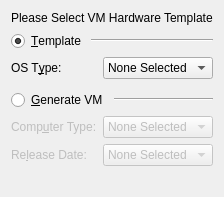
     <widget class="QWidget" name="Template_Page">
      <layout class="QGridLayout" name="gridLayout_10">
       <item row="0" column="0" colspan="2">
        <widget class="QLabel" name="Label_Template">
         <property name="text">
          <string>Please Select VM Hardware Template</string>
         </property>
        </widget>
       </item>
       <item row="1" column="0" colspan="2">
        <layout class="QHBoxLayout" name="l3">
         <property name="spacing">
          <number>6</number>
         </property>
         <property name="leftMargin">
          <number>0</number>
         </property>
         <property name="topMargin">
          <number>0</number>
         </property>
         <property name="rightMargin">
          <number>0</number>
         </property>
         <property name="bottomMargin">
          <number>0</number>
         </property>
         <item>
          <widget class="QRadioButton" name="RB_VM_Template">
           <property name="sizePolicy">
            <sizepolicy hsizetype="Maximum" vsizetype="Fixed">
             <horstretch>0</horstretch>
             <verstretch>0</verstretch>
            </sizepolicy>
           </property>
           <property name="text">
            <string>&amp;Template</string>
           </property>
           <property name="checked">
            <bool>true</bool>
           </property>
          </widget>
         </item>
         <item>
          <widget class="Line" name="line">
           <property name="orientation">
            <enum>Qt::Horizontal</enum>
           </property>
          </widget>
         </item>
        </layout>
       </item>
       <item row="2" column="0">
        <widget class="QLabel" name="Label_OS_Type">
         <property name="sizePolicy">
          <sizepolicy hsizetype="Maximum" vsizetype="Preferred">
           <horstretch>0</horstretch>
           <verstretch>0</verstretch>
          </sizepolicy>
         </property>
         <property name="text">
          <string>OS T&amp;ype:</string>
         </property>
         <property name="buddy">
          <cstring>CB_Computer_Type</cstring>
         </property>
        </widget>
       </item>
       <item row="2" column="1">
        <widget class="QComboBox" name="CB_OS_Type">
         <property name="maxCount">
          <number>1024</number>
         </property>
         <item>
          <property name="text">
           <string>None Selected</string>
          </property>
         </item>
        </widget>
       </item>
       <item row="3" column="1">
        <spacer name="verticalSpacer_6">
         <property name="orientation">
          <enum>Qt::Vertical</enum>
         </property>
         <property name="sizeType">
          <enum>QSizePolicy::Fixed</enum>
         </property>
         <property name="sizeHint" stdset="0">
          <size>
           <width>20</width>
           <height>5</height>
          </size>
         </property>
        </spacer>
       </item>
       <item row="4" column="0" colspan="2">
        <layout class="QHBoxLayout" name="l4">
         <property name="spacing">
          <number>6</number>
         </property>
         <property name="leftMargin">
          <number>0</number>
         </property>
         <property name="topMargin">
          <number>0</number>
         </property>
         <property name="rightMargin">
          <number>0</number>
         </property>
         <property name="bottomMargin">
          <number>0</number>
         </property>
         <item>
          <widget class="QRadioButton" name="RB_Generate_VM">
           <property name="sizePolicy">
            <sizepolicy hsizetype="Maximum" vsizetype="Fixed">
             <horstretch>0</horstretch>
             <verstretch>0</verstretch>
            </sizepolicy>
           </property>
           <property name="text">
            <string>&amp;Generate VM</string>
           </property>
          </widget>
         </item>
         <item>
          <widget class="Line" name="line_3">
           <property name="orientation">
            <enum>Qt::Horizontal</enum>
           </property>
          </widget>
         </item>
        </layout>
       </item>
       <item row="5" column="0">
        <widget class="QLabel" name="Label_Computer_Type">
         <property name="enabled">
          <bool>false</bool>
         </property>
         <property name="sizePolicy">
          <sizepolicy hsizetype="Maximum" vsizetype="Preferred">
           <horstretch>0</horstretch>
           <verstretch>0</verstretch>
          </sizepolicy>
         </property>
         <property name="text">
          <string>Comp&amp;uter Type:</string>
         </property>
         <property name="buddy">
          <cstring>CB_Computer_Type</cstring>
         </property>
        </widget>
       </item>
       <item row="5" column="1">
        <widget class="QComboBox" name="CB_Computer_Type">
         <property name="enabled">
          <bool>false</bool>
         </property>
         <item>
          <property name="text">
           <string>None Selected</string>
          </property>
         </item>
        </widget>
       </item>
       <item row="6" column="0">
        <widget class="QLabel" name="Label_Relese_Date">
         <property name="enabled">
          <bool>false</bool>
         </property>
         <property name="sizePolicy">
          <sizepolicy hsizetype="Maximum" vsizetype="Preferred">
           <horstretch>0</horstretch>
           <verstretch>0</verstretch>
          </sizepolicy>
         </property>
         <property name="text">
          <string>Re&amp;lease Date:</string>
         </property>
         <property name="buddy">
          <cstring>CB_Relese_Date</cstring>
         </property>
        </widget>
       </item>
       <item row="6" column="1">
        <widget class="QComboBox" name="CB_Relese_Date">
         <property name="enabled">
          <bool>false</bool>
         </property>
         <item>
          <property name="text">
           <string>None Selected</string>
          </property>
         </item>
         <item>
          <property name="text">
           <string>1985-1990</string>
          </property>
         </item>
         <item>
          <property name="text">
           <string>1990-1995</string>
          </property>
         </item>
         <item>
          <property name="text">
           <string>1995-2000</string>
          </property>
         </item>
         <item>
          <property name="text">
           <string>2000-2005</string>
          </property>
         </item>
         <item>
          <property name="text">
           <string>2005-2010</string>
          </property>
         </item>
        </widget>
       </item>
       <item row="7" column="1">
        <spacer name="s5">
         <property name="orientation">
          <enum>Qt::Vertical</enum>
         </property>
         <property name="sizeHint" stdset="0">
          <size>
           <width>20</width>
           <height>20</height>
          </size>
         </property>
        </spacer>
       </item>
      </layout>
     </widget>
